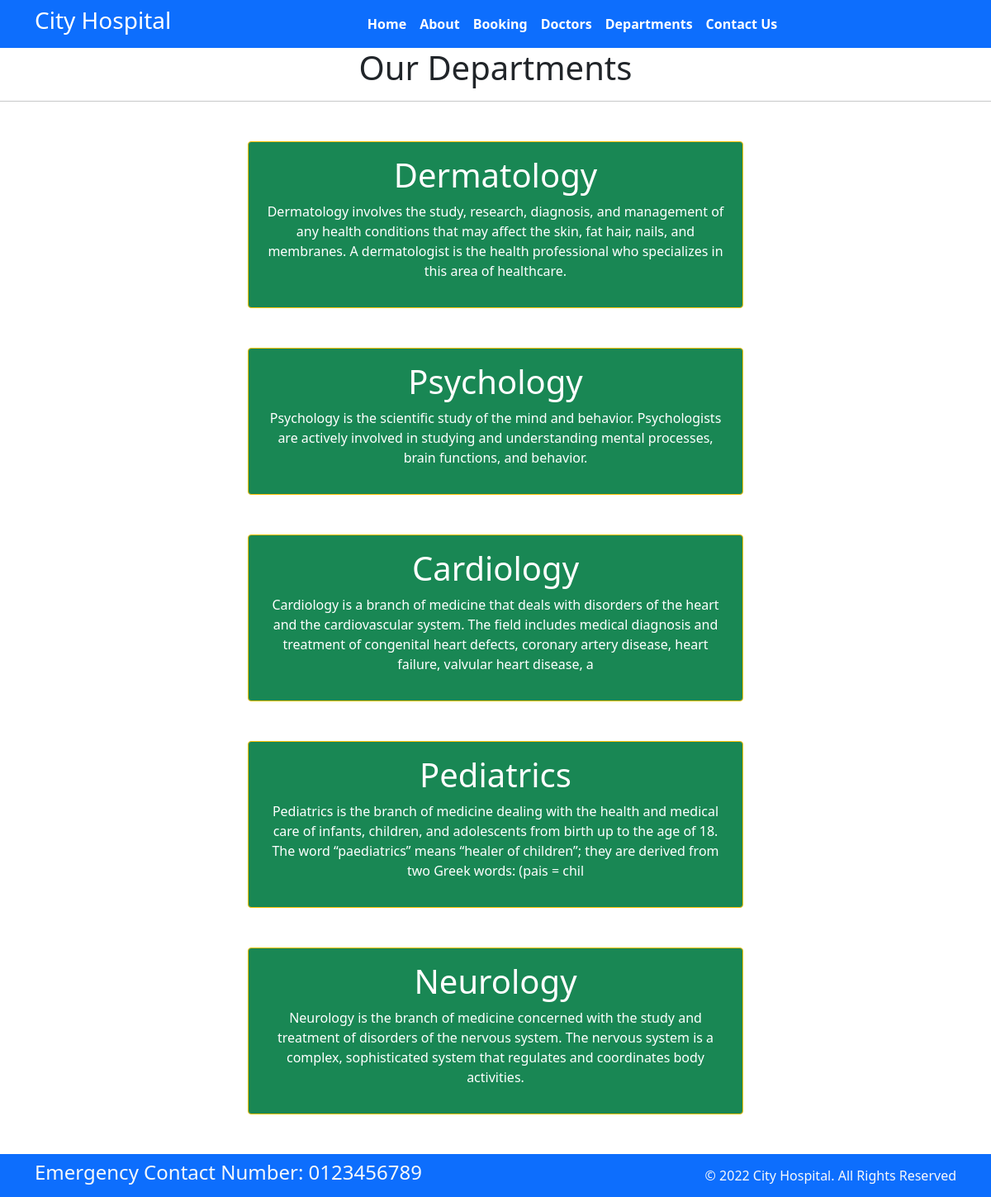
Page /department/ on the committed database.
### home/models.py (models this page shows, shortened)
class Departments(models.Model):
    dep_name = models.CharField(max_length=100)
    dep_description = models.TextField(max_length=250)

### home/views.py (the view)
# urls.py: path('department/', views.department, name='department'),
def department(request):
    dict_dep={
        'dept':Departments.objects.all()
    }
    return render(request, 'department.html', dict_dep)

### templates/department.html (shortened to what this page needs)
{% extends "base.html" %}
{% block content %}
<h1 class="text-center" >Our Departments</h1>
<hr>
{% for d in dept %}
<div class="mx-auto w-50 bg-success text-center text-white p-3 my-5 border border-warning rounded">
    <h1>{{ d.dep_name}}</h1>
    <p>{{ d.dep_description }}</p>
</div>
{% endfor %}
{% endblock  %}

### rows in the picture
Departments: dep_name "Dermatology", dep_description "Dermatology involves the study, research, diagnosis, and management of any health conditions that may affect the skin, fat hair, nails, and membranes. A dermatologist is the health professional who specializes in this area of healthcare."
Departments: dep_name "Psychology", dep_description "Psychology is the scientific study of the mind and behavior. Psychologists are actively involved in studying and understanding mental processes, brain functions, and behavior."
Departments: dep_name "Cardiology", dep_description "Cardiology is a branch of medicine that deals with disorders of the heart and the cardiovascular system. The field includes medical diagnosis and treatment of congenital heart defects, coronary artery disease, heart failure, valvular heart disease, a"
Departments: dep_name "Pediatrics", dep_description "Pediatrics is the branch of medicine dealing with the health and medical care of infants, children, and adolescents from birth up to the age of 18. The word “paediatrics” means “healer of children”; they are derived from two Greek words: (pais = chil"
Departments: dep_name "Neurology", dep_description "Neurology is the branch of medicine concerned with the study and treatment of disorders of the nervous system. The nervous system is a complex, sophisticated system that regulates and coordinates body activities."
